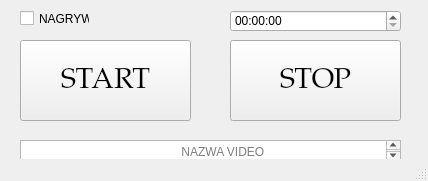
<?xml version="1.0" encoding="UTF-8"?>
<ui version="4.0">
 <class>MainWindow</class>
 <widget class="QMainWindow" name="MainWindow">
  <property name="enabled">
   <bool>true</bool>
  </property>
  <property name="geometry">
   <rect>
    <x>0</x>
    <y>0</y>
    <width>428</width>
    <height>181</height>
   </rect>
  </property>
  <property name="mouseTracking">
   <bool>false</bool>
  </property>
  <property name="windowTitle">
   <string>Screen Recorder</string>
  </property>
  <property name="autoFillBackground">
   <bool>false</bool>
  </property>
  <property name="animated">
   <bool>false</bool>
  </property>
  <property name="tabShape">
   <enum>QTabWidget::Rounded</enum>
  </property>
  <property name="unifiedTitleAndToolBarOnMac">
   <bool>false</bool>
  </property>
  <widget class="QWidget" name="centralwidget">
   <widget class="QPushButton" name="pushButton">
    <property name="geometry">
     <rect>
      <x>20</x>
      <y>40</y>
      <width>171</width>
      <height>81</height>
     </rect>
    </property>
    <property name="baseSize">
     <size>
      <width>0</width>
      <height>0</height>
     </size>
    </property>
    <property name="font">
     <font>
      <family>Palatino Linotype</family>
      <pointsize>22</pointsize>
     </font>
    </property>
    <property name="text">
     <string>START</string>
    </property>
   </widget>
   <widget class="QTimeEdit" name="timeEdit">
    <property name="geometry">
     <rect>
      <x>230</x>
      <y>10</y>
      <width>171</width>
      <height>22</height>
     </rect>
    </property>
   </widget>
   <widget class="QPushButton" name="pushButton_2">
    <property name="geometry">
     <rect>
      <x>230</x>
      <y>40</y>
      <width>171</width>
      <height>81</height>
     </rect>
    </property>
    <property name="baseSize">
     <size>
      <width>0</width>
      <height>0</height>
     </size>
    </property>
    <property name="font">
     <font>
      <family>Palatino Linotype</family>
      <pointsize>22</pointsize>
     </font>
    </property>
    <property name="text">
     <string>STOP</string>
    </property>
   </widget>
   <widget class="QCheckBox" name="checkBox">
    <property name="geometry">
     <rect>
      <x>20</x>
      <y>10</y>
      <width>70</width>
      <height>17</height>
     </rect>
    </property>
    <property name="text">
     <string>NAGRYWA</string>
    </property>
   </widget>
   <widget class="QTextEdit" name="textEdit">
    <property name="geometry">
     <rect>
      <x>20</x>
      <y>140</y>
      <width>381</width>
      <height>21</height>
     </rect>
    </property>
    <property name="placeholderText">
     <string>                                               NAZWA VIDEO</string>
    </property>
   </widget>
  </widget>
  <widget class="QStatusBar" name="statusbar"/>
 </widget>
 <resources/>
 <connections/>
</ui>
